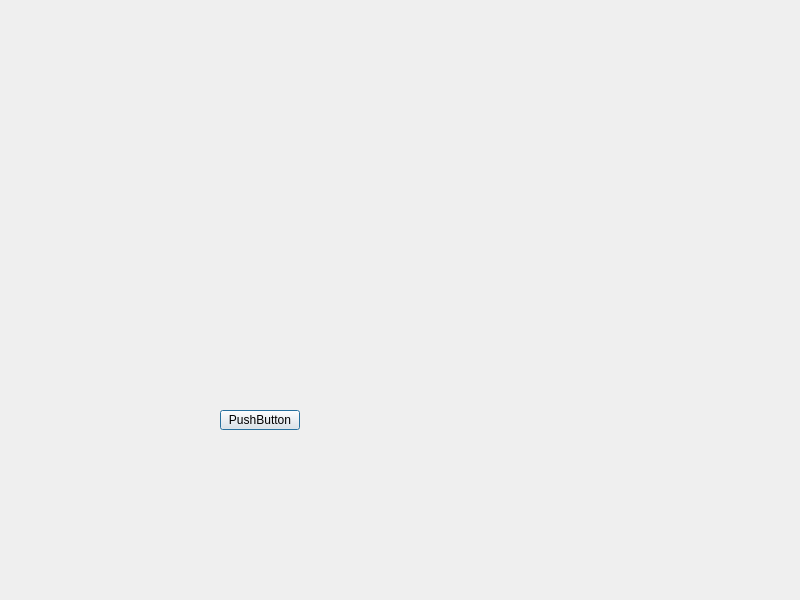
<?xml version="1.0" encoding="UTF-8"?>
<ui version="4.0">
 <class>Dialog</class>
 <widget class="QDialog" name="Dialog">
  <property name="geometry">
   <rect>
    <x>0</x>
    <y>0</y>
    <width>800</width>
    <height>600</height>
   </rect>
  </property>
  <property name="windowTitle">
   <string>Dialog</string>
  </property>
  <widget class="QPushButton" name="pushButton">
   <property name="geometry">
    <rect>
     <x>220</x>
     <y>410</y>
     <width>80</width>
     <height>20</height>
    </rect>
   </property>
   <property name="text">
    <string>PushButton</string>
   </property>
  </widget>
 </widget>
 <resources/>
 <connections/>
</ui>
